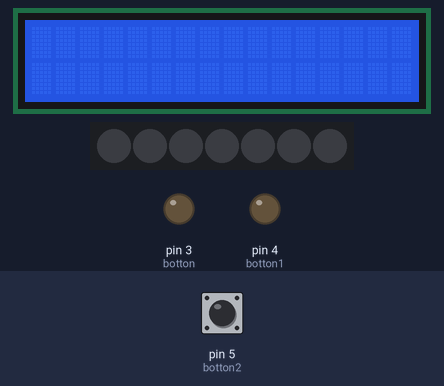
Recording of a sketch running on a simulated Arduino Uno, built with avr-gcc and run on an emulated ATmega328P. Shown: 16×2 character LCD, 7 RGB LEDs in strip order, left to right, output pins drawn as LEDs (lit = HIGH). The test bench sets the inputs (shaded band); at power-on: pin 5 (botton2) LOW.

Above: at 1.3 s.
1.4 s: pin 5 (botton2) pulled HIGH for 0.15 s
At 2.49 s:
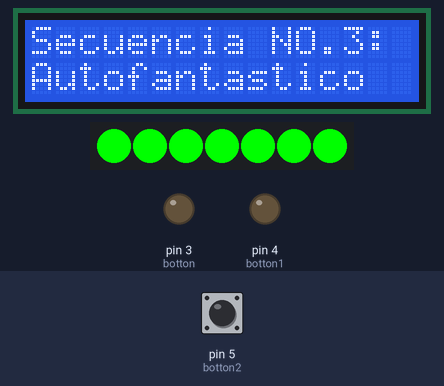
3.3 s: pin 5 (botton2) pulled HIGH for 1 s
At 3.78 s:
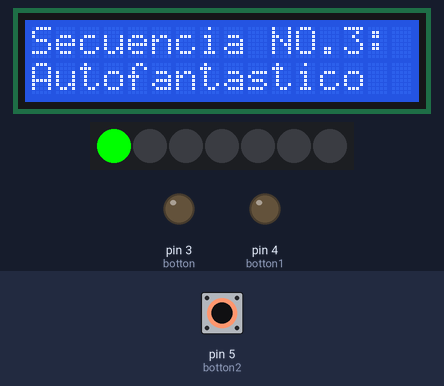
5.8 s: pin 5 (botton2) pulled HIGH for 3.2 s
At 7.34 s:
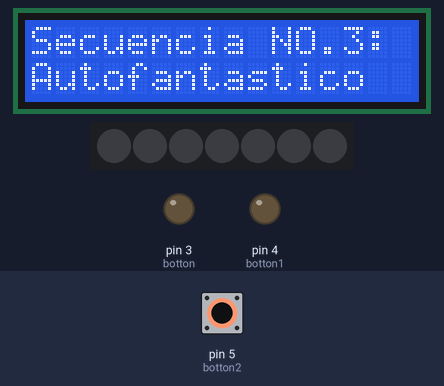
Timing chart, 0 to 11.9 s (numbered marks = the images above; inputs shaded):
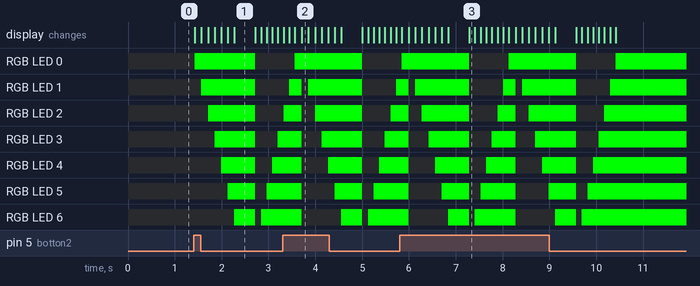

Measured:
- after the input at 1.4 s, RGB LED 0: off → RGB(0, 255, 0) at once, → off 1.3 s later; RGB LED 1: off → RGB(0, 255, 0) after 0.17 s, → off 1.2 s later
- what the display in image 1 shows lasts 0.4 s, from 2.3 s to 2.7 s

The sketch:

Proyecto_Final_Bimestre_2.ino
```cpp
#include <Adafruit_NeoPixel.h>
#include <Wire.h>
#include <LiquidCrystal_I2C.h>
#define Cantidad_Leds 7
#define pin_Led 2
#define botton 3
#define botton1 4
#define botton2 5

Adafruit_NeoPixel anillo(Cantidad_Leds,pin_Led, NEO_GRB + NEO_KHZ800);
LiquidCrystal_I2C LCDKEVIN(0x27,16,2);

void setup()
{
  LCDKEVIN.begin(16,2);
  anillo.begin();
  pinMode(botton,OUTPUT);
  pinMode(botton1,OUTPUT);
  LCDKEVIN.init();
  LCDKEVIN.backlight();

}

void loop()
{

  if(digitalRead(botton)==HIGH) {//secuencia NO.1
   LCDKEVIN.clear();
   LCDKEVIN.setCursor(0,0);
   LCDKEVIN.print("Secuencia NO.1:");
   delay(100);
   LCDKEVIN.setCursor(0,1);
   LCDKEVIN.print("Ascendente");
  for(int i =0; i<8;i++)
  {
    anillo.setPixelColor(i,anillo.Color(255,0,0));
    anillo.show();  //muestro el color en el led
    delay(250);
  }
    anillo.clear();
  }


  if(digitalRead(botton1)==HIGH) {//secuencia NO.2
   LCDKEVIN.clear();
   LCDKEVIN.setCursor(0,0);
   LCDKEVIN.print("Secuencia NO.1:");
   delay(100);
   LCDKEVIN.setCursor(0,1);
   LCDKEVIN.print("Descendente");

  for(int i =7; i>=0;i--)
  {
    anillo.setPixelColor(i,anillo.Color(0,0,255));
    anillo.show();  //muestro el color en el led
    delay(250);
  }
    anillo.clear();
  }

  if(digitalRead(botton2)==HIGH) { //secuencia NO.3
   LCDKEVIN.setCursor(0,0);
   LCDKEVIN.print("Secuencia NO.3:");
   LCDKEVIN.setCursor(0,1);
   LCDKEVIN.print("Autofantastico");

  for(int i =0; i<=8;i++)
  {
    anillo.setPixelColor(i,anillo.Color(0,255,0));
    anillo.show();  //muestro el color en el led
    delay(140);
  }
    anillo.clear();

   LCDKEVIN.setCursor(0,0);
   LCDKEVIN.print("Secuencia NO.3:");
   LCDKEVIN.setCursor(0,1);
   LCDKEVIN.print("Autofantastico");

 for(int i =7; i>=0;i--)
  {
    anillo.setPixelColor(i,anillo.Color(0,255,0));
    anillo.show();  //muestro el color en el led
    delay(120);
  }
    anillo.clear();


  }

  }
```
